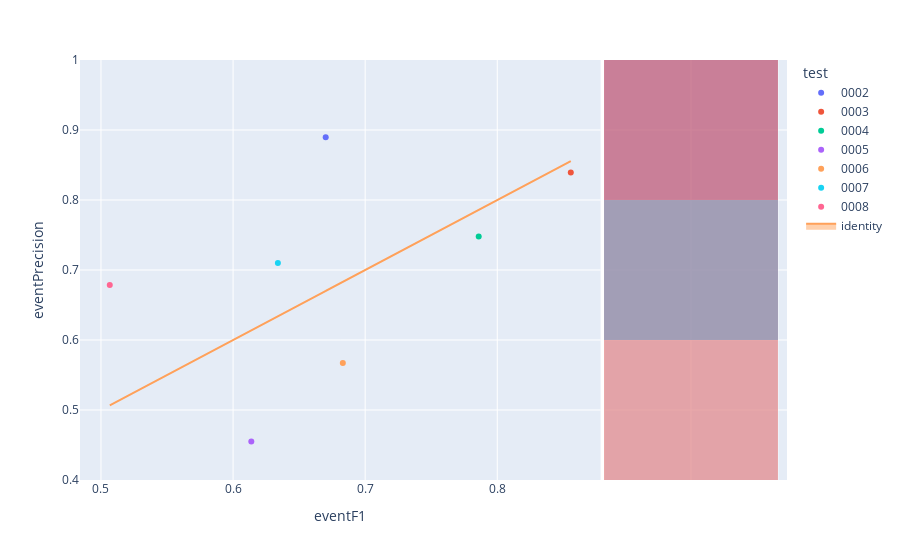

Notebook source saved alongside this figure:
### Code cell
fig=px.scatter(experimentModels,x='eventF1',y='eventPrecision',color='test',hover_name='modelId', marginal_y="histogram")
fig.add_trace(
    go.Scatter(x=experimentModels['eventF1'], y=experimentModels['eventF1'], name="identity", mode='lines',fill="toself")
)
fig.show()

### Figure 1 — Plotly figure (JSON) as saved in the notebook; plotly's stock layout.template omitted (floating-point values rounded to 4 significant figures)
{"data": [{"hovertemplate": "<b>%{hovertext}</b><br><br>test=0002<br>eventF1=%{x}<br>eventPrecision=%{y}<extra></extra>", "hovertext": ["9e8c92c9-d012-4e46-a60f-74540df5103d"], "legendgroup": "0002", "marker": {"color": "#636efa", "symbol": "circle"}, "mode": "markers", "name": "0002", "orientation": "v", "showlegend": true, "type": "scatter", "x": [0.6701], "xaxis": "x", "y": [0.8897], "yaxis": "y"}, {"alignmentgroup": "True", "bingroup": "y", "hovertemplate": "test=0002<br>eventPrecision=%{y}<br>count=%{x}<extra></extra>", "legendgroup": "0002", "marker": {"color": "#636efa"}, "name": "0002", "offsetgroup": "0002", "opacity": 0.5, "showlegend": false, "type": "histogram", "xaxis": "x2", "y": [0.8897], "yaxis": "y2"}, {"hovertemplate": "<b>%{hovertext}</b><br><br>test=0003<br>eventF1=%{x}<br>eventPrecision=%{y}<extra></extra>", "hovertext": ["16258fa7-20b7-495e-a32f-75aec610ef66"], "legendgroup": "0003", "marker": {"color": "#EF553B", "symbol": "circle"}, "mode": "markers", "name": "0003", "orientation": "v", "showlegend": true, "type": "scatter", "x": [0.8557], "xaxis": "x", "y": [0.8392], "yaxis": "y"}, {"alignmentgroup": "True", "bingroup": "y", "hovertemplate": "test=0003<br>eventPrecision=%{y}<br>count=%{x}<extra></extra>", "legendgroup": "0003", "marker": {"color": "#EF553B"}, "name": "0003", "offsetgroup": "0003", "opacity": 0.5, "showlegend": false, "type": "histogram", "xaxis": "x2", "y": [0.8392], "yaxis": "y2"}, {"hovertemplate": "<b>%{hovertext}</b><br><br>test=0004<br>eventF1=%{x}<br>eventPrecision=%{y}<extra></extra>", "hovertext": ["3654a0cd-77b5-4bcf-8238-54296d7c1a27"], "legendgroup": "0004", "marker": {"color": "#00cc96", "symbol": "circle"}, "mode": "markers", "name": "0004", "orientation": "v", "showlegend": true, "type": "scatter", "x": [0.786], "xaxis": "x", "y": [0.7478], "yaxis": "y"}, {"alignmentgroup": "True", "bingroup": "y", "hovertemplate": "test=0004<br>eventPrecision=%{y}<br>count=%{x}<extra></extra>", "legendgroup": "0004", "marker": {"color": "#00cc96"}, "name": "0004", "offsetgroup": "0004", "opacity": 0.5, "showlegend": false, "type": "histogram", "xaxis": "x2", "y": [0.7478], "yaxis": "y2"}, {"hovertemplate": "<b>%{hovertext}</b><br><br>test=0005<br>eventF1=%{x}<br>eventPrecision=%{y}<extra></extra>", "hovertext": ["8cec6075-9679-4f7b-b5c7-d6ff36147e79"], "legendgroup": "0005", "marker": {"color": "#ab63fa", "symbol": "circle"}, "mode": "markers", "name": "0005", "orientation": "v", "showlegend": true, "type": "scatter", "x": [0.6138], "xaxis": "x", "y": [0.455], "yaxis": "y"}, {"alignmentgroup": "True", "bingroup": "y", "hovertemplate": "test=0005<br>eventPrecision=%{y}<br>count=%{x}<extra></extra>", "legendgroup": "0005", "marker": {"color": "#ab63fa"}, "name": "0005", "offsetgroup": "0005", "opacity": 0.5, "showlegend": false, "type": "histogram", "xaxis": "x2", "y": [0.455], "yaxis": "y2"}, {"hovertemplate": "<b>%{hovertext}</b><br><br>test=0006<br>eventF1=%{x}<br>eventPrecision=%{y}<extra></extra>", "hovertext": ["5401bdbe-22c1-42a0-9740-d2921a271387"], "legendgroup": "0006", "marker": {"color": "#FFA15A", "symbol": "circle"}, "mode": "markers", "name": "0006", "orientation": "v", "showlegend": true, "type": "scatter", "x": [0.6831], "xaxis": "x", "y": [0.5673], "yaxis": "y"}, {"alignmentgroup": "True", "bingroup": "y", "hovertemplate": "test=0006<br>eventPrecision=%{y}<br>count=%{x}<extra></extra>", "legendgroup": "0006", "marker": {"color": "#FFA15A"}, "name": "0006", "offsetgroup": "0006", "opacity": 0.5, "showlegend": false, "type": "histogram", "xaxis": "x2", "y": [0.5673], "yaxis": "y2"}, {"hovertemplate": "<b>%{hovertext}</b><br><br>test=0007<br>eventF1=%{x}<br>eventPrecision=%{y}<extra></extra>", "hovertext": ["2d237bf5-9265-439a-827b-f1411cb4fc3a"], "legendgroup": "0007", "marker": {"color": "#19d3f3", "symbol": "circle"}, "mode": "markers", "name": "0007", "orientation": "v", "showlegend": true, "type": "scatter", "x": [0.6339], "xaxis": "x", "y": [0.71], "yaxis": "y"}, {"alignmentgroup": "True", "bingroup": "y", "hovertemplate": "test=0007<br>eventPrecision=%{y}<br>count=%{x}<extra></extra>", "legendgroup": "0007", "marker": {"color": "#19d3f3"}, "name": "0007", "offsetgroup": "0007", "opacity": 0.5, "showlegend": false, "type": "histogram", "xaxis": "x2", "y": [0.71], "yaxis": "y2"}, {"hovertemplate": "<b>%{hovertext}</b><br><br>test=0008<br>eventF1=%{x}<br>eventPrecision=%{y}<extra></extra>", "hovertext": ["8bf430c8-bbc9-4ee2-927e-75f7a5e76570"], "legendgroup": "0008", "marker": {"color": "#FF6692", "symbol": "circle"}, "mode": "markers", "name": "0008", "orientation": "v", "showlegend": true, "type": "scatter", "x": [0.5067], "xaxis": "x", "y": [0.6786], "yaxis": "y"}, {"alignmentgroup": "True", "bingroup": "y", "hovertemplate": "test=0008<br>eventPrecision=%{y}<br>count=%{x}<extra></extra>", "legendgroup": "0008", "marker": {"color": "#FF6692"}, "name": "0008", "offsetgroup": "0008", "opacity": 0.5, "showlegend": false, "type": "histogram", "xaxis": "x2", "y": [0.6786], "yaxis": "y2"}, {"fill": "toself", "mode": "lines", "name": "identity", "type": "scatter", "x": [0.6701, 0.8557, 0.786, 0.6138, 0.6831, 0.6339, 0.5067], "y": [0.6701, 0.8557, 0.786, 0.6138, 0.6831, 0.6339, 0.5067]}], "layout": {"barmode": "overlay", "legend": {"title": {"text": "test"}, "tracegroupgap": 0}, "margin": {"t": 60}, "xaxis": {"anchor": "y", "domain": [0, 0.7363], "title": {"text": "eventF1"}}, "xaxis2": {"anchor": "y2", "domain": [0.7413, 1], "matches": "x2", "showgrid": true, "showline": false, "showticklabels": false, "ticks": ""}, "yaxis": {"anchor": "x", "domain": [0, 1], "title": {"text": "eventPrecision"}}, "yaxis2": {"anchor": "x2", "domain": [0, 1], "matches": "y", "showgrid": true, "showticklabels": false}}}
